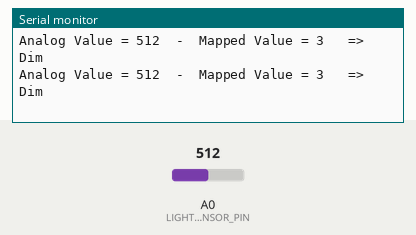
Bench run of a sketch on a simulated ESP8266 (NodeMCU). Shown: the last lines printed to the serial monitor. The inputs (shaded band) are chosen by the test bench; at power-on: A0 (LIGHT_SENSOR_PIN) = 512.

Above: at 1.3 s.
1.4 s: A0 (LIGHT_SENSOR_PIN) set to 306
At 1.9 s:
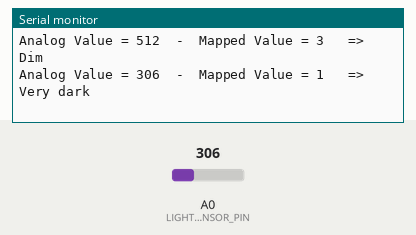
3.5 s: A0 (LIGHT_SENSOR_PIN) set to 511
At 3.9 s:
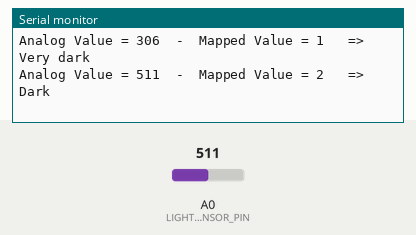
5.5 s: A0 (LIGHT_SENSOR_PIN) set to 900
At 5.9 s:
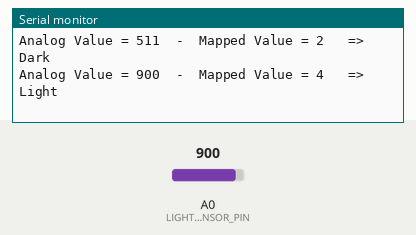
7.5 s: A0 (LIGHT_SENSOR_PIN) set to 1023
At 7.9 s:
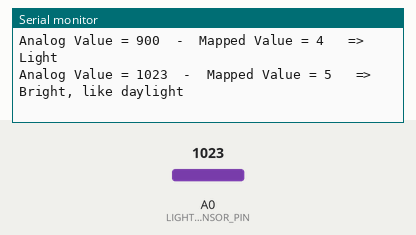
9.5 s: A0 (LIGHT_SENSOR_PIN) set to 0
At 9.9 s:
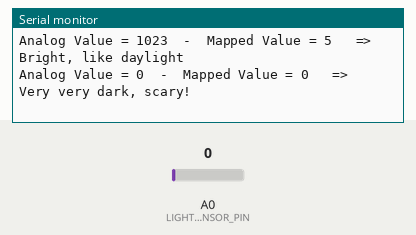

The sketch:

Lichtsensor_uitlezen.ino
```cpp
/*
 * For more detail (instruction and wiring diagram), visit https://esp32io.com/tutorials/esp32-light-sensor
 */

#define LIGHT_SENSOR_PIN A0  // ESP8266 ADC pin
#define LIGHT_MODES_AMOUNT 6

enum lightModes {
  veryDark,
  dark,
  dim,
  light,
  bright,
  veryBright
};

void setup() {
  Serial.begin(9600);

  pinMode(LIGHT_SENSOR_PIN, INPUT);
}

void loop() {
  // Reads the input on analog pin (value between 0 and 1024)
  unsigned int analogValue = analogRead(LIGHT_SENSOR_PIN);
  unsigned short analogValueMapped = map(analogValue, 0, 1024, 0, LIGHT_MODES_AMOUNT - 1);

  Serial.print("Analog Value = ");
  Serial.print(analogValue);  // The raw analog reading
  Serial.print("  -  Mapped Value = ");
  Serial.print(analogValueMapped);  // The mapped analog value.

  switch (analogValueMapped) {
    case veryDark:
        Serial.println("   => Very very dark, scary!");
      break;
    case dark:
        Serial.println("   => Very dark");

      break;
    case dim:
        Serial.println("   => Dark");

      break ;
    case light:
        Serial.println("   => Dim");

      break ;
    case bright:
        Serial.println("   => Light");

      break;
    case veryBright:
        Serial.println("   => Bright, like daylight");
      break;
  }

  delay(500); // This can be removed after RTOS has been implemented and I can set a software timer there. I know a delay isn't all that nice.
}
```

Measured:
- after the input at 1.4 s, the serial monitor: prints a new line after 0.10 s (image 1)
- after the input at 3.5 s, the serial monitor: prints a new line at once (image 2)
- after the input at 5.5 s, the serial monitor: prints a new line at once (image 3)
- after the input at 7.5 s, the serial monitor: prints a new line at once (image 4)
- after the input at 9.5 s, the serial monitor: prints a new line at once (image 5)
